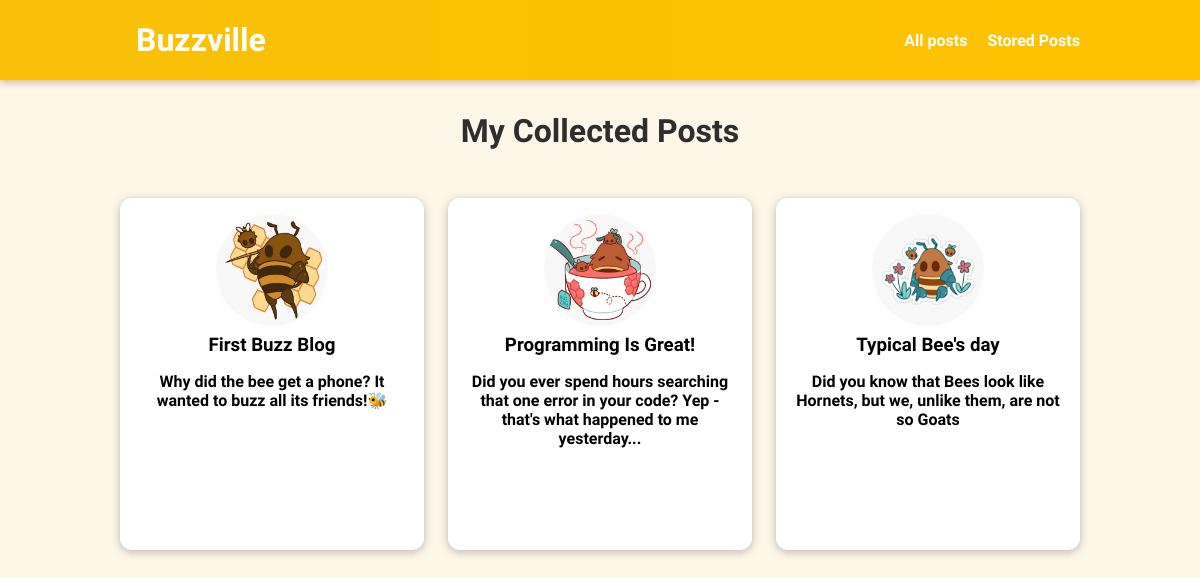
The page /posts on the database its author committed.
### blog/models.py (models this page shows, shortened)
class Post(models.Model):
    title = models.CharField(max_length=150)
    excerpt = models.CharField(max_length=150)
    image = models.ImageField(upload_to="posts", null=True)
    date = models.DateField(auto_now=True)
    slug = models.SlugField(unique=True, db_index=True)
    content = models.TextField(validators=[MinLengthValidator(10)])
    author = models.ForeignKey(Author, on_delete=models.SET_NULL, null=True, related_name="posts")
    tags = models.ManyToManyField(Tag)

### blog/views.py (the view)
# urls.py: path("posts", views.AllPostsView.as_view(), name="posts-page"),
class AllPostsView(ListView):
    template_name = "blog/all-posts.html"
    model = Post
    ordering = ["-date"]
    context_object_name = "all_posts"

### blog/templates/blog/all-posts.html (shortened to what this page needs)
{% extends 'base.html' %}
{% load static %}
{% block css_files %}
<link rel="stylesheet" href="{% static 'blog/post.css' %}" />
<link rel="stylesheet" href="{% static 'blog/all-posts.css' %}" />
{% endblock %}
{% block content %}
<section id="all-posts">
    <h2>My Collected Posts</h2>
    <ul>
        {% for post in all_posts %}
            {% include "blog/includes/post.html" %}
        {% endfor %}
    </ul>
</section>
{% endblock  %}

### blog/templates/blog/includes/post.html
<li>
    <article class="post">
        <a href="{% url 'post-detail-page' post.slug %}">
            <img src="{{post.image.url}}" alt="{{ post.title }}" />
            <div class="post__content">
                <h3>{{ post.title }}</h3>
                <p>{{ post.excerpt }}</p>
            </div>
        </a>
    </article>
</li>

### static/app.css (style rules this page uses)
* { box-sizing: border-box; }
html { font-family: 'Megrim', cursive; font-weight: bolder; }
body { margin: 0; }
h1, h2, h3 { font-weight: bold; }

### blog/static/blog/post.css (style rules this page uses)
.post { display: flex; flex-direction: column; align-items: center; text-align: center; }
.post a { text-decoration: none; color: black; transition: all 0.2s ease; padding: 1rem; }
.post img { width: 5rem; height: 5rem; object-fit: cover; border-radius: 50%; }
.post h3 { margin: 0.25rem 0; }

### blog/static/blog/all-posts.css (style rules this page uses)
body { background-color: #fef6e7; }
#all-posts { margin: 7rem auto; width: 90%; max-width: 60rem; }
#all-posts h2 { text-align: center; font-size: 2rem; color: #2e2e2e; margin: 3rem 0; }
ul { list-style: none; margin: 0; padding: 0; display: grid; grid-template-columns: repeat(auto-fill, minmax(17rem, 1fr)); gap: 1.5rem; }
.post img { width: 7rem; height: 7rem; }
.post a { height: 22rem; transform-origin: center; box-shadow: 0 2px 8px rgba(0, 0, 0, 0.25); border-radius: 12px; background-color: white; }

### rows shown on the page
Post: image (picture), title "First Buzz Blog", excerpt "Why did the bee get a phone? It wanted to buzz all its friends!🐝"
Post: image (picture), title "Programming Is Great!", excerpt "Did you ever spend hours searching that one error in your code? Yep - that's what happened to me yesterday..."
Post: image (picture), title "Typical Bee's day", excerpt "Did you know that Bees look like Hornets, but we, unlike them, are not so Goats"
